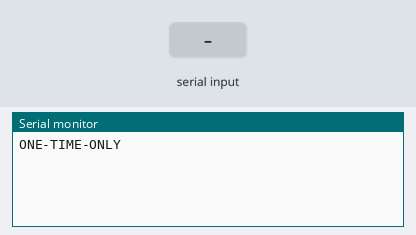
This sketch was run on a simulated Arduino Uno, built with avr-gcc and run on an emulated ATmega328P. On the bench: the last lines printed to the serial monitor. Inputs (shaded band) come from the test bench.

Above: at 1.2 s.
1.3 s: "90,45<" received over Serial
At 3.5 s:
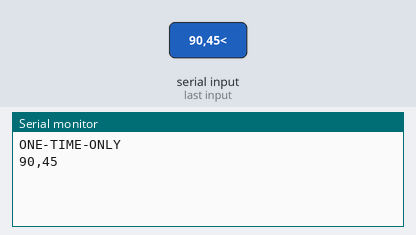
3.8 s: "5<" received over Serial
At 5.8 s:
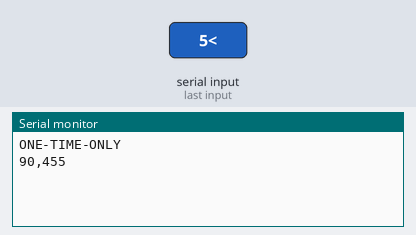

The sketch:

serial-recieve.ino.ino
```cpp
int x;
String str;

void setup(){
  Serial.begin(1200);
  Serial.write("ONE-TIME-ONLY\n");
}

void loop()
{
    if(Serial.available() > 0)
    {
        str = Serial.readStringUntil('<');
        x = Serial.parseInt();
        Serial.print(str);
    }
}
```

Measured:
- after the input at 1.3 s, the serial monitor: prints a new line after 1.0 s (image 1)
- after the input at 3.8 s, the serial monitor: prints a new line after 1.0 s (image 2)
